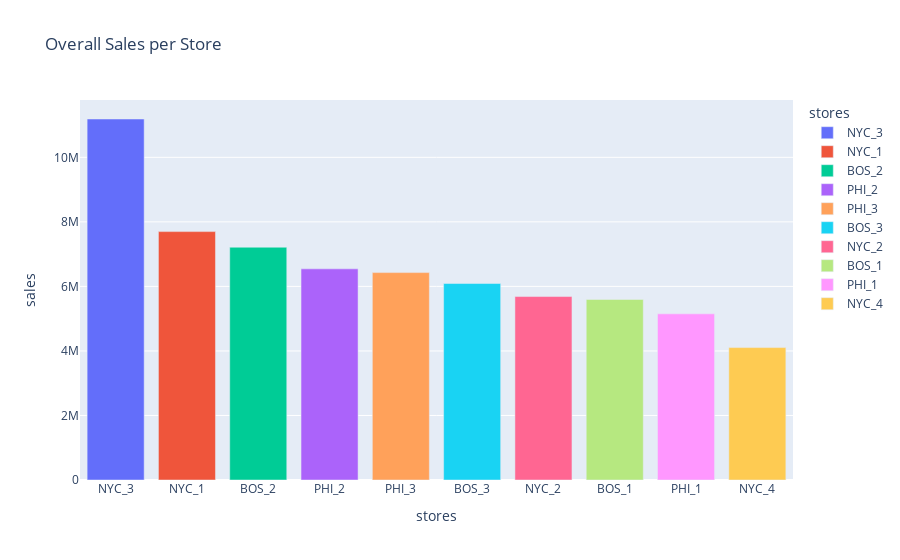

The notebook cell saved with this chart:
### Markdown cell above
### Total de vendas por lojas (Ordernado de forma Ascendente)

### Code cell
sales_df = sales.groupby(['store_code'])[d_cols].sum()
store_sales = sales_df.sum(axis = 1).sort_values(ascending=False)
bar_plot = pd.DataFrame({'stores':store_sales.index, 'sales':store_sales.values})
fig = px.bar(bar_plot, x='stores', y='sales', color = 'stores', title = 'Overall Sales per Store')
fig.show()
#img_bytes = fig.to_image(format="png")
#Image(img_bytes)

### Figure 1 — Plotly figure (JSON) as saved in the notebook; plotly's stock layout.template omitted (floating-point values rounded to 4 significant figures)
{"data": [{"alignmentgroup": "True", "hovertemplate": "stores=%{x}<br>sales=%{y}<extra></extra>", "legendgroup": "NYC_3", "marker": {"color": "#636efa", "pattern": {"shape": ""}}, "name": "NYC_3", "offsetgroup": "NYC_3", "orientation": "v", "showlegend": true, "textposition": "auto", "type": "bar", "x": ["NYC_3"], "xaxis": "x", "y": [11188180], "yaxis": "y"}, {"alignmentgroup": "True", "hovertemplate": "stores=%{x}<br>sales=%{y}<extra></extra>", "legendgroup": "NYC_1", "marker": {"color": "#EF553B", "pattern": {"shape": ""}}, "name": "NYC_1", "offsetgroup": "NYC_1", "orientation": "v", "showlegend": true, "textposition": "auto", "type": "bar", "x": ["NYC_1"], "xaxis": "x", "y": [7698216], "yaxis": "y"}, {"alignmentgroup": "True", "hovertemplate": "stores=%{x}<br>sales=%{y}<extra></extra>", "legendgroup": "BOS_2", "marker": {"color": "#00cc96", "pattern": {"shape": ""}}, "name": "BOS_2", "offsetgroup": "BOS_2", "orientation": "v", "showlegend": true, "textposition": "auto", "type": "bar", "x": ["BOS_2"], "xaxis": "x", "y": [7214384], "yaxis": "y"}, {"alignmentgroup": "True", "hovertemplate": "stores=%{x}<br>sales=%{y}<extra></extra>", "legendgroup": "PHI_2", "marker": {"color": "#ab63fa", "pattern": {"shape": ""}}, "name": "PHI_2", "offsetgroup": "PHI_2", "orientation": "v", "showlegend": true, "textposition": "auto", "type": "bar", "x": ["PHI_2"], "xaxis": "x", "y": [6544012], "yaxis": "y"}, {"alignmentgroup": "True", "hovertemplate": "stores=%{x}<br>sales=%{y}<extra></extra>", "legendgroup": "PHI_3", "marker": {"color": "#FFA15A", "pattern": {"shape": ""}}, "name": "PHI_3", "offsetgroup": "PHI_3", "orientation": "v", "showlegend": true, "textposition": "auto", "type": "bar", "x": ["PHI_3"], "xaxis": "x", "y": [6427782], "yaxis": "y"}, {"alignmentgroup": "True", "hovertemplate": "stores=%{x}<br>sales=%{y}<extra></extra>", "legendgroup": "BOS_3", "marker": {"color": "#19d3f3", "pattern": {"shape": ""}}, "name": "BOS_3", "offsetgroup": "BOS_3", "orientation": "v", "showlegend": true, "textposition": "auto", "type": "bar", "x": ["BOS_3"], "xaxis": "x", "y": [6089330], "yaxis": "y"}, {"alignmentgroup": "True", "hovertemplate": "stores=%{x}<br>sales=%{y}<extra></extra>", "legendgroup": "NYC_2", "marker": {"color": "#FF6692", "pattern": {"shape": ""}}, "name": "NYC_2", "offsetgroup": "NYC_2", "orientation": "v", "showlegend": true, "textposition": "auto", "type": "bar", "x": ["NYC_2"], "xaxis": "x", "y": [5685475], "yaxis": "y"}, {"alignmentgroup": "True", "hovertemplate": "stores=%{x}<br>sales=%{y}<extra></extra>", "legendgroup": "BOS_1", "marker": {"color": "#B6E880", "pattern": {"shape": ""}}, "name": "BOS_1", "offsetgroup": "BOS_1", "orientation": "v", "showlegend": true, "textposition": "auto", "type": "bar", "x": ["BOS_1"], "xaxis": "x", "y": [5595292], "yaxis": "y"}, {"alignmentgroup": "True", "hovertemplate": "stores=%{x}<br>sales=%{y}<extra></extra>", "legendgroup": "PHI_1", "marker": {"color": "#FF97FF", "pattern": {"shape": ""}}, "name": "PHI_1", "offsetgroup": "PHI_1", "orientation": "v", "showlegend": true, "textposition": "auto", "type": "bar", "x": ["PHI_1"], "xaxis": "x", "y": [5149062], "yaxis": "y"}, {"alignmentgroup": "True", "hovertemplate": "stores=%{x}<br>sales=%{y}<extra></extra>", "legendgroup": "NYC_4", "marker": {"color": "#FECB52", "pattern": {"shape": ""}}, "name": "NYC_4", "offsetgroup": "NYC_4", "orientation": "v", "showlegend": true, "textposition": "auto", "type": "bar", "x": ["NYC_4"], "xaxis": "x", "y": [4103676], "yaxis": "y"}], "layout": {"barmode": "relative", "legend": {"title": {"text": "stores"}, "tracegroupgap": 0}, "title": {"text": "Overall Sales per Store"}, "xaxis": {"anchor": "y", "categoryarray": ["NYC_3", "NYC_1", "BOS_2", "PHI_2", "PHI_3", "BOS_3", "NYC_2", "BOS_1", "PHI_1", "NYC_4"], "categoryorder": "array", "domain": [0, 1], "title": {"text": "stores"}}, "yaxis": {"anchor": "x", "domain": [0, 1], "title": {"text": "sales"}}}}
